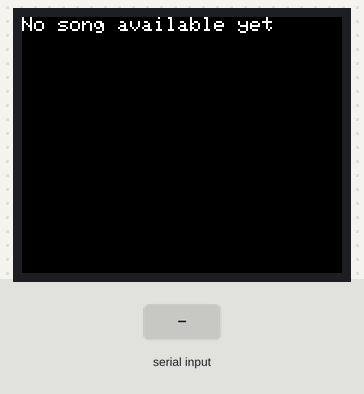
The sketch below on a simulated Teensy 4. On the bench: 160×128 colour display. The inputs (shaded band) are chosen by the test bench. What the sketch prints to the serial monitor is not drawn.

Above: at 0.7 s.
2.9 s: "1\n" received over the second serial link
At 4.3 s:
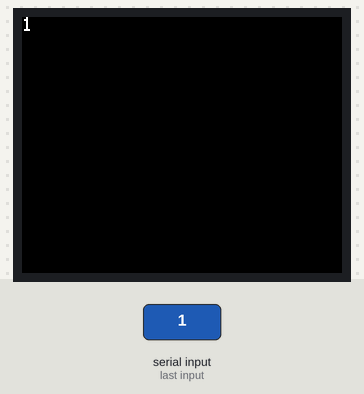
Timing chart, 0 to 5.9 s (numbered marks = the images above; inputs shaded):
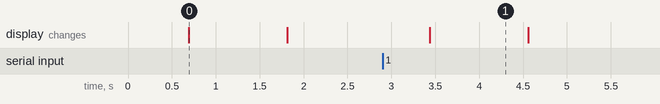

The sketch:

headunit.ino
```cpp
#include <Adafruit_GFX.h>

#include <Adafruit_ST7735.h>
#include <SPI.h>


/*Defines for the 1.8" TFT from adafruit working on a Teensy 3.1
with hardware SPI in normal configuration*/
#define TFT_CS     6
#define TFT_RST    1
#define TFT_DC     12
Adafruit_ST7735 tft = Adafruit_ST7735(TFT_CS,  TFT_DC, TFT_RST);


#define STRLEN 400

float p = 3.1415926;
void setup(void) {
  Serial.begin(9600);
  Serial2.begin(115200);
  Serial.print("Hello! ST7735 TFT Test");

  // Use this initializer if you're using a 1.8" TFT
  tft.initR(INITR_BLACKTAB);   // initialize a ST7735S chip, black tab
  tft.setRotation(1);

  Serial.println("Initialized");

  uint16_t time = millis();
  tft.fillScreen(ST7735_BLACK);
  time = millis() - time;

  Serial.println(time, DEC);
  delay(500);

  // large block of text
  tft.fillScreen(ST7735_BLACK);
  /*Once this is working try what is in the print test*/
  testdrawtext("No song available yet ", ST7735_WHITE);
  delay(1000);

}

void loop() {
  int i =0;
  int complete = 0;
  int timer = 0;
  char str[STRLEN] = {'\0'};
  String data = "";
  //Clear out anything from before
  while(Serial2.available()){
    char c = Serial2.read();
  }
  Serial2.print("AD\r"); //Get metadata
  delay(100); //Let the command be processed switch to a while loop waiting on available in the future
  /*Get all the metadata*/
  while( complete < 7){
    if(Serial2.available()){
      char c = Serial2.read();
      data += c;
      timer = millis();
      i++;
      if(c == '\n'){
        complete++;
      }
    }
    if ((millis() - timer) > 500){ //Could take up to 500 ms for the BT part
                                   //To have new data on serial
      complete++;
    }
  }
  tft.fillScreen(ST7735_BLACK);
  data.toCharArray(str,i);
  testdrawtext(str,ST7735_WHITE);
  delay(1000); //Check for new song every second
}

void testdrawtext(char *text, uint16_t color) {
  tft.setCursor(0, 0);
  tft.setTextColor(color);
  tft.setTextWrap(true);
  tft.print(text);
}
```

Measured:
- after the input at 2.9 s, the display: changes after 0.54 s (image 1)
- what the display in image 0 shows lasts 1.1 s, from 0.7 s to 1.8 s
